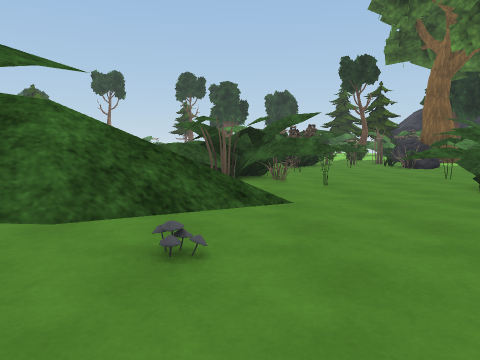
View 1 (above)

24 first-person views from a walk through a scene from a Unity 3-D project. The camera is 1.3 m above the floor, tilts 6° down and sees 70° across. The floor is counted in squares, 2 m on a side. Each view is taken from the middle of a square. On the plan, view 1 faces up. The plan holds only what a view shows up to about 10 squares ahead; the rest is blank. The place goes on beyond the plan. The player is left out. Some surface patterns are stand-ins.

View 2
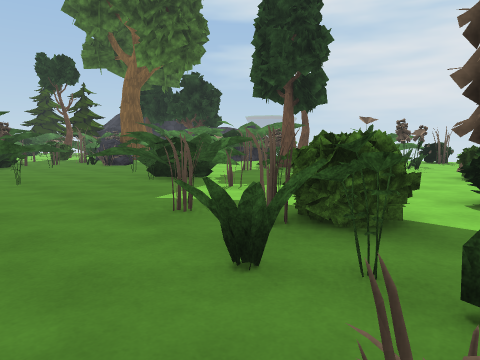

View 3
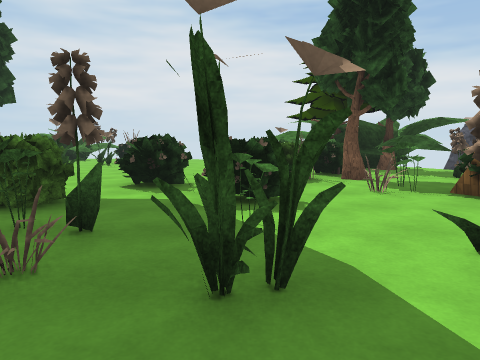

View 4
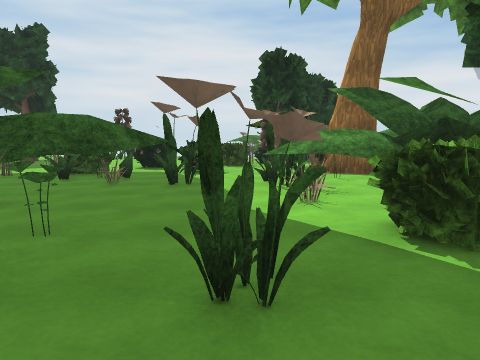

View 5
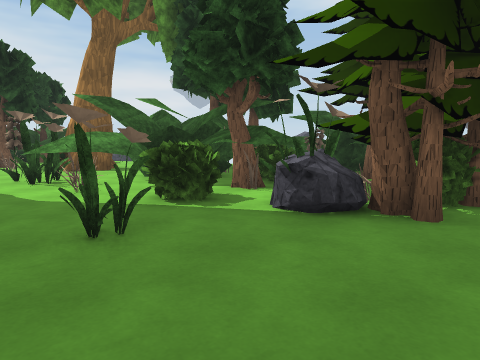

View 6
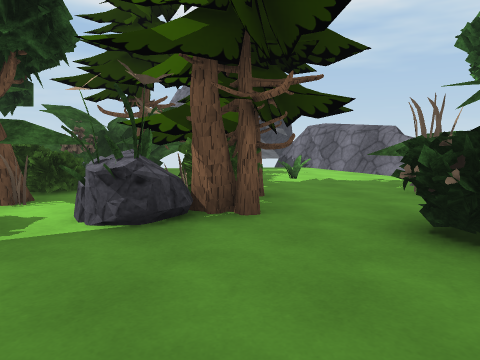

View 7
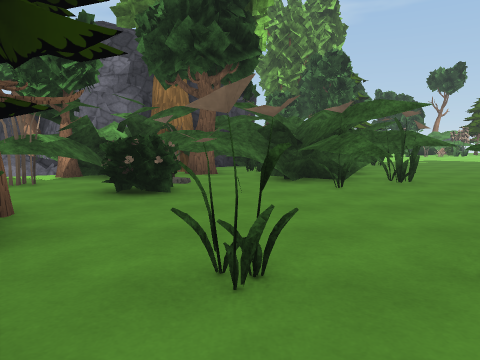

View 8
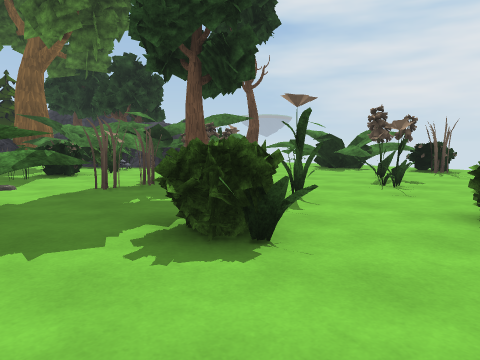

View 9
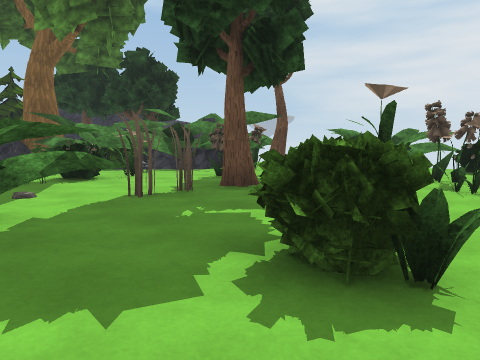

View 10
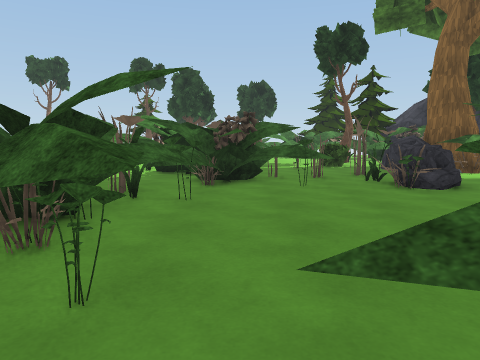

View 11
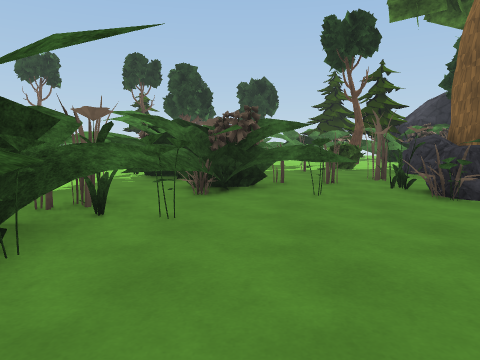

View 12
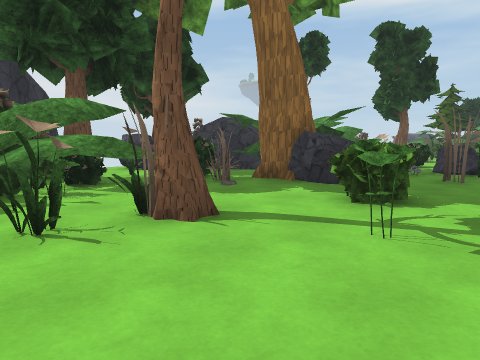

View 13
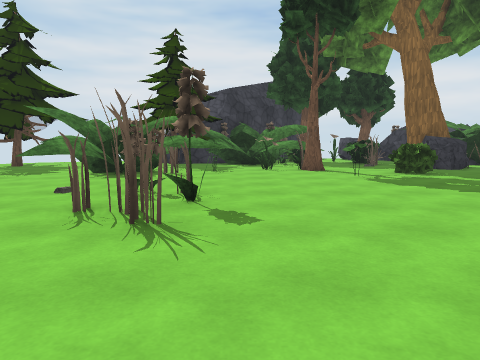

View 14
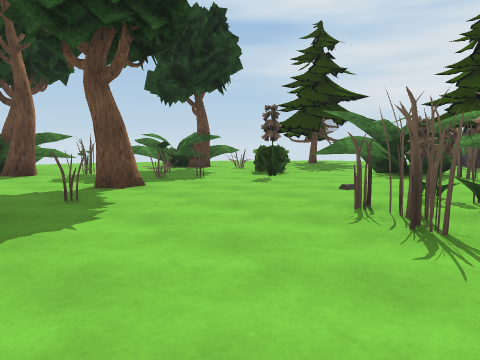

View 15
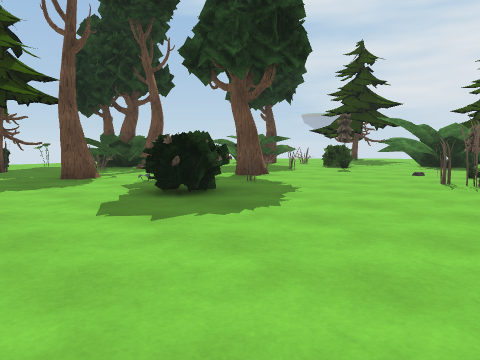

View 16
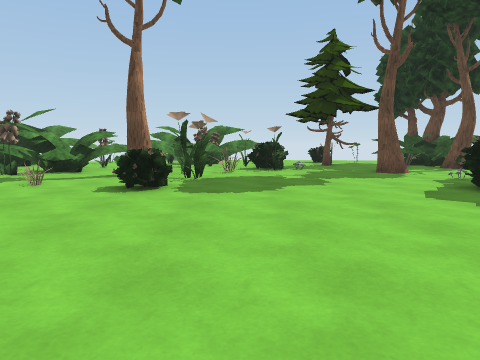

View 17
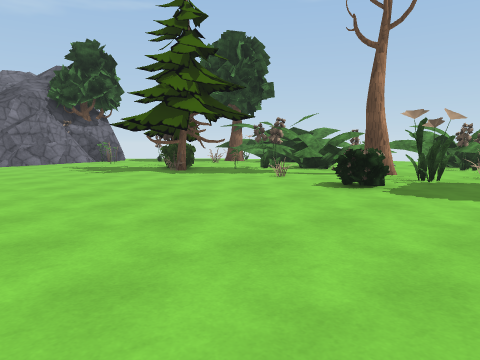

View 18
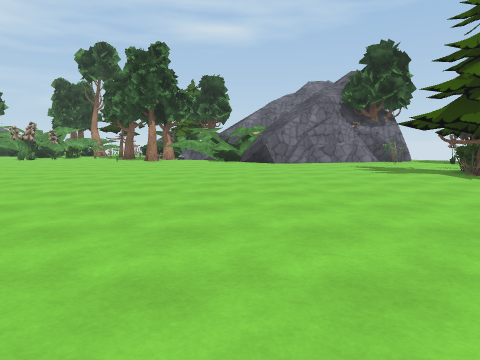

View 19
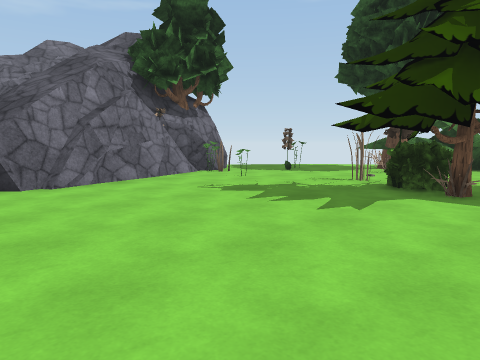

View 20
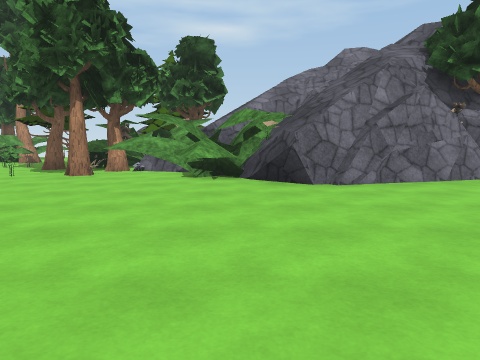

View 21
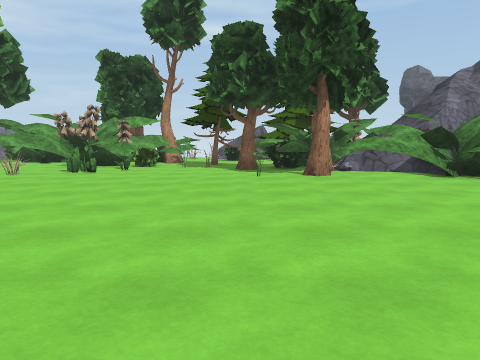

View 22
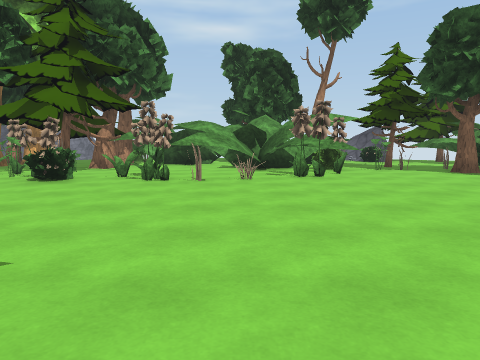

View 23
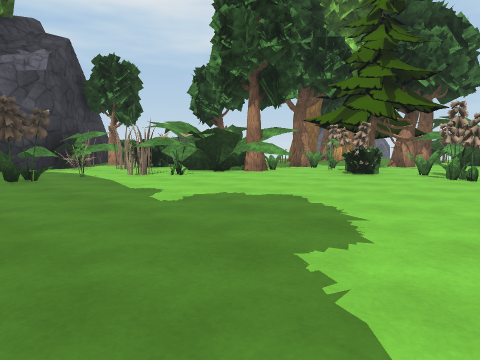

View 24
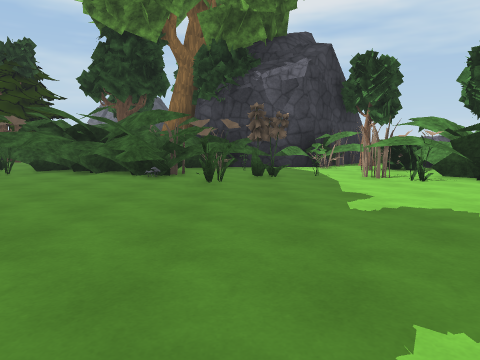

### Floor plan
Key: @ floor where view 1 was taken; # wall or solid block; x gap in a wall; . floor; / step, stairs or slope; = window, fence, low wall or low ledge; ^ raised ledge; O other object.
Columns run from 24 left of view 1 to 14 right of it. Each row starts with its distance up from view 1.
 29                ##   OO
 28           #    ##   O##O#.
 27          ### O..OO..O ##O.^#
 26        =xO   #^..OO...#OO.#O#   O
 25       OO.O. ##^..OO.O....O#O.  #OO
 24      ..O....O^.OO........O......
 23      #O..OOO....O....O.O.O.O..^.
 22      OOO..OO..O.O....OO....O.#^
 21      O#....O...............^##
 20       #.................O...##^ O#
 19       #.................OOO.^O^^
 18      ##..................O....O#
 17     ###............   ........O^O#
 16    ###^^..........     .....O.O#.OO
 15   ##O^...........        .....O...O
 14   #OOOO........           .O.O.OO.OOO
 13  ^.O##........            ^.O.O#...OO
 12 O#OO.O.......          OO# ...OO ##
 11 OOO.........           .###O.O # #
 10 O O........             .#O^OO ###
  9  #OOO.....              OOOOOO=####
  8  ##^O......            ^#OO...OOO/##
  7  ###.O.......          ##O....O.OOOO
  6  #.#OO.......          ^#O..O.....O#^
  5 ##..OO........         .OO.OOOOOO...##
  4  ###OO........          ....OO.....#^##
  3 OOOOO..........        .....O...O.OO..
  2    OOO#.........       .O.O..OOO.O.O.O
  1   .OO###O..O#^....     ^^.OO........ O
  0   O   ##.OOO####O.O    .@OOO...OO
 -1  OO    #...O#####.=...#..OO.O....
 -2        #O########O...O^.OOOO
 -3        #### ##O##...O...xO...O   O
 -4             #  O#O..OOOOOO..OOOO O
 -5                 #..OO####.OOO  ###
 -6               #O#O.OOOO #  #OOO^O
 -7                 ^#.#OOO#      ###
 -8              # ^..O ##O^OO
 -9              O ^#..  O#^
-10                 #..  ##
-11                 ##.
-12                  #

Positions as (right, up) in squares from view 1, and headings:
1: (0, 0), facing up
2: (0, -1), facing up-right
3: (-1, -2), facing right
4: (-5, -3), facing right
5: (-6, -2), facing down-right
6: (-5, -2), facing down
7: (-2, -3), facing left
8: (4, 0), facing up-right
9: (4, 1), facing up-right
10: (2, 4), facing up
11: (2, 5), facing up
12: (3, 18), facing down-right
13: (-3, 18), facing right
14: (-3, 18), facing up-right
15: (-6, 18), facing up-right
16: (-7, 17), facing up
17: (-6, 17), facing up-left
18: (-6, 17), facing left
19: (-12, 17), facing up-left
20: (-12, 17), facing left
21: (-12, 12), facing left
22: (-13, 7), facing left
23: (-12, 7), facing down-left
24: (-13, 7), facing down
